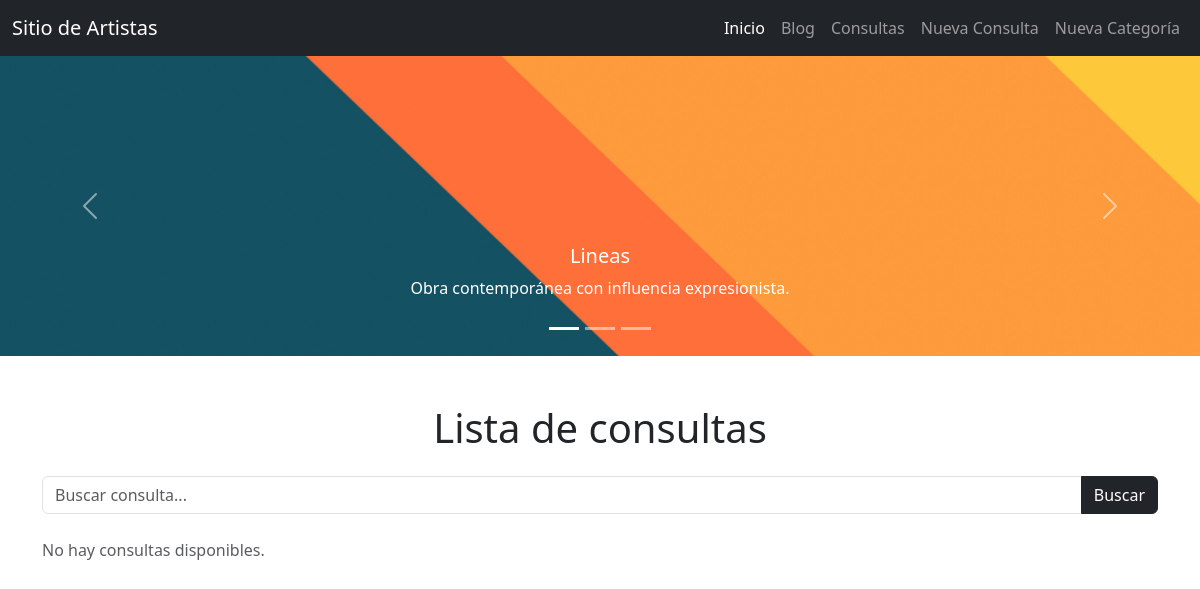
The app's page /consultas/, older data.
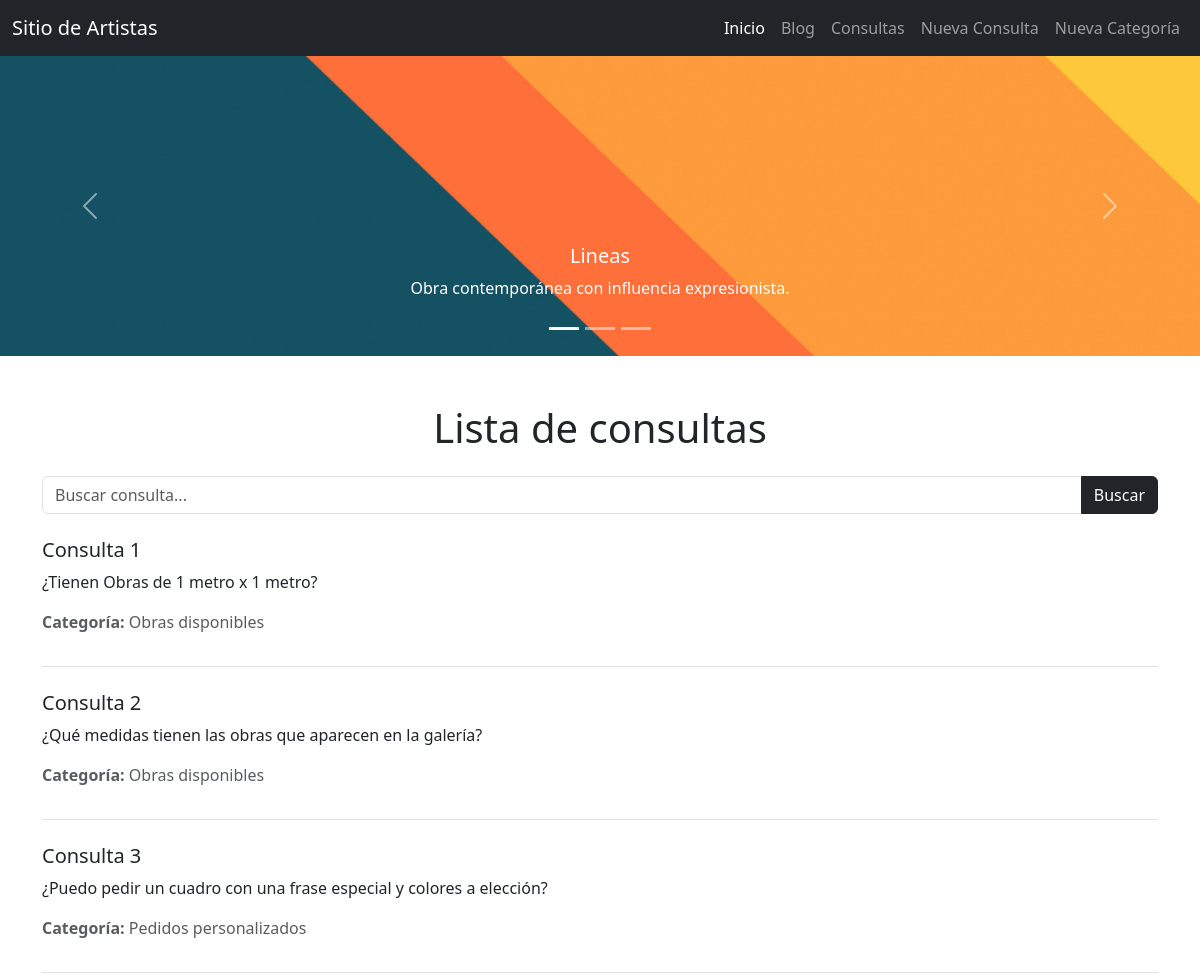
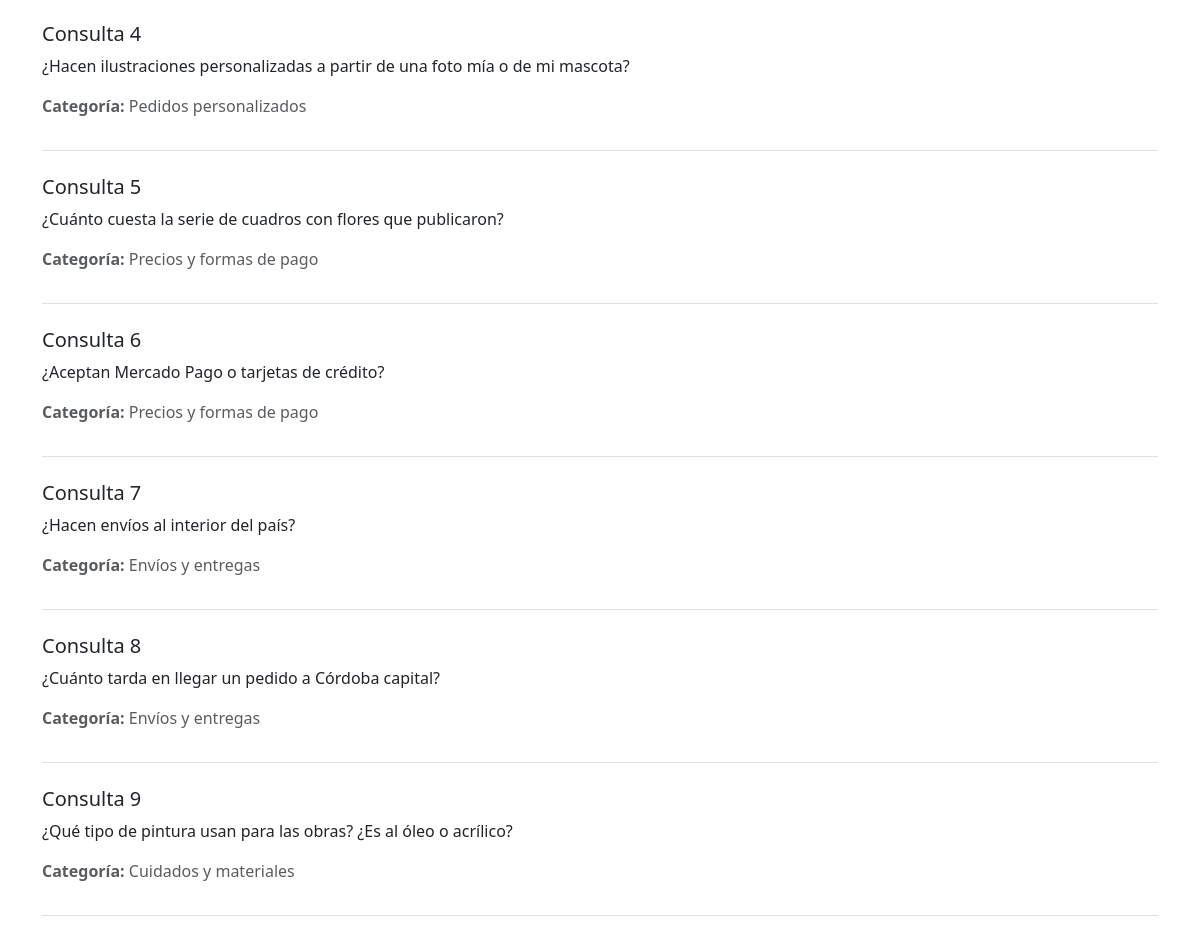
The same page, newer data (2 pictures, top to bottom).
### consultas/models.py (models this page shows, shortened)
class Consulta(models.Model):
    titulo = models.CharField(max_length=200)
    cuerpo = models.TextField()
    autor = models.ForeignKey(User, on_delete=models.CASCADE, null=True, blank=True)
    fecha = models.DateTimeField(auto_now_add=True)
    categoria = models.ForeignKey(Categoria, on_delete=models.SET_NULL, null=True, blank=True)

class Categoria(models.Model):
    nombre = models.CharField(max_length=100)
    def __str__(self):
        return self.nombre

### consultas/views.py (the view)
# urls.py: path('', ConsultaListView.as_view(), name='consulta-list'),
class ConsultaListView(ListView):
    model = Consulta
    template_name = 'consultas/consulta_list.html'
    context_object_name = 'consultas'
    def get_queryset(self):
        query = self.request.GET.get("q")
        if query:
            return Consulta.objects.filter(titulo__icontains=query)
        return super().get_queryset()

### consultas/templates/consultas/consulta_list.html (shortened to what this page needs)
{% extends 'Main/base.html' %}
{% block content_title %}
    Lista de consultas
{% endblock content_title %}
{% block content %}
    <div class="mb-4">
        <form method="get" class="input-group">
            <input type="text" name="q" class="form-control" placeholder="Buscar consulta...">
            <button type="submit" class="btn btn-dark">Buscar</button>
        </form>
    </div>
    <div class="mb-5">
        {% for consulta in consultas %}
            <div class="mb-4 border-bottom pb-3">
                <h2 class="h5 text-dark">{{ consulta.titulo }}</h2>
                <p>{{ consulta.cuerpo }}</p>
                <p class="text-muted"><strong>Categoría:</strong> {{ consulta.categoria }}</p>
            </div>
        {% empty %}
            <p class="text-muted">No hay consultas disponibles.</p>
        {% endfor %}
    </div>
{% endblock content %}

### Main/templates/Main/base.html (shortened to what this page needs)
<!DOCTYPE html>
<html lang="en-us">
<head>
    <link href="https://cdn.jsdelivr.net/npm/bootstrap@5.3.7/dist/css/bootstrap.min.css" rel="stylesheet">
</head>
<body>
<nav class="navbar navbar-expand-lg navbar-dark bg-dark">
    <div class="container-fluid">
        <a class="navbar-brand" href="#">Sitio de Artistas</a>
        <div class="collapse navbar-collapse" id="navbarContent">
            <ul class="navbar-nav ms-auto mb-2 mb-lg-0">
                <li class="nav-item">
                    <a class="nav-link active" aria-current="page" href="{% url 'Main:index' %}">Inicio</a>
                </li>
                <li class="nav-item">
                    <a class="nav-link" href="{% url 'blog:post_list' %}">Blog</a>
                <li class="nav-item">
                    <a class="nav-link" href="{% url 'consultas:consulta-list' %}">Consultas</a>
                </li>
                <li class="nav-item">
                    <a class="nav-link" href="{% url 'consultas:consulta-create' %}">Nueva Consulta</a>
                </li>
                <li class="nav-item">
                    <a class="nav-link" href="{% url 'consultas:categoria-create' %}">Nueva Categoría</a>
                </li>
            </ul>
        </div>
    </div>
</nav>
{% load static %}
<div id="mainCarousel" class="carousel slide mb-5" data-bs-ride="carousel">
    <div class="carousel-indicators">
        <button type="button" data-bs-target="#mainCarousel" data-bs-slide-to="0" class="active" aria-current="true" aria-label="Slide 1"></button>
        <button type="button" data-bs-target="#mainCarousel" data-bs-slide-to="1" aria-label="Slide 2"></button>
        <button type="button" data-bs-target="#mainCarousel" data-bs-slide-to="2" aria-label="Slide 3"></button>
    </div>
    <div class="carousel-inner">
        <div class="carousel-item active">
            <img src="{% static 'images/cuadro_04.jpg' %}" class="d-block w-100" alt="Imagen 1" style="height: 300px; object-fit: cover;">
            <div class="carousel-caption d-none d-md-block">
                <h5>Lineas</h5>
                <p>Obra contemporánea con influencia expresionista.</p>
            </div>
        </div>
    </div>
    <button class="carousel-control-prev" type="button" data-bs-target="#mainCarousel" data-bs-slide="prev">
        <span class="carousel-control-prev-icon" aria-hidden="true"></span>
    </button>
    <button class="carousel-control-next" type="button" data-bs-target="#mainCarousel" data-bs-slide-to="next">
        <span class="carousel-control-next-icon" aria-hidden="true"></span>
    </button>
</div>
<div class="container">
    <h1 class="my-4 text-center text-dark">
        {% block content_title %}
        {% endblock content_title %}
    </h1>
    {% block content %}
    {% endblock content %}
</div>
</body>
</html>

### Main/templates/Main/base.html (style rules this page uses)
.carousel-inner img { height: 300px; object-fit: cover; }

Row changes from the older to the newer data that the page shows:
added Consulta: titulo "Consulta 1", cuerpo "¿Tienen Obras de 1 metro x 1 metro?", categoria "Obras disponibles"
added Consulta: titulo "Consulta 2", cuerpo "¿Qué medidas tienen las obras que aparecen en la galería?", categoria "Obras disponibles"
added Consulta: titulo "Consulta 3", cuerpo "¿Puedo pedir un cuadro con una frase especial y colores a elección?", categoria "Pedidos personalizados"
added Consulta: titulo "Consulta 4", cuerpo "¿Hacen ilustraciones personalizadas a partir de una foto mía o de mi mascota?", categoria "Pedidos personalizados"
added Consulta: titulo "Consulta 5", cuerpo "¿Cuánto cuesta la serie de cuadros con flores que publicaron?", categoria "Precios y formas de pago"
added Consulta: titulo "Consulta 6", cuerpo "¿Aceptan Mercado Pago o tarjetas de crédito?", categoria "Precios y formas de pago"
added Consulta: titulo "Consulta 7", cuerpo "¿Hacen envíos al interior del país?", categoria "Envíos y entregas"
added Consulta: titulo "Consulta 8", cuerpo "¿Cuánto tarda en llegar un pedido a Córdoba capital?", categoria "Envíos y entregas"
added Consulta: titulo "Consulta 9", cuerpo "¿Qué tipo de pintura usan para las obras? ¿Es al óleo o acrílico?", categoria "Cuidados y materiales"
Text that changed along with them:
text no longer shown: "No hay consultas disponibles."
